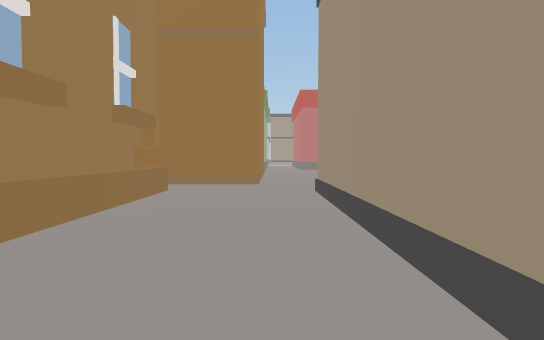
view 1 (above)

24 first-person views from a walk through a 3-D level made in the Unity game engine. The camera is 1.2 m above the floor, tilts 2° down and sees 75° across. The floor is counted in squares, 2 m on a side. Each view is taken from the middle of a square. On the plan, view 1 faces up. The plan holds only what a view shows up to about 10 squares ahead; the rest is blank. The place goes on beyond the plan.

view 2
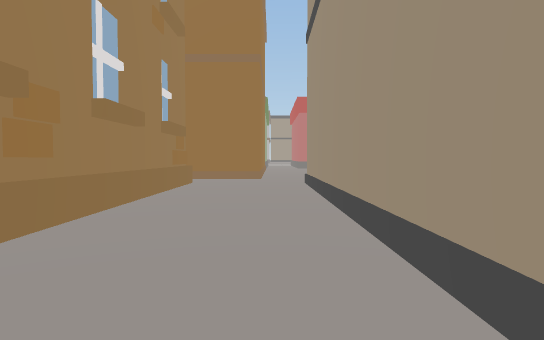

view 3
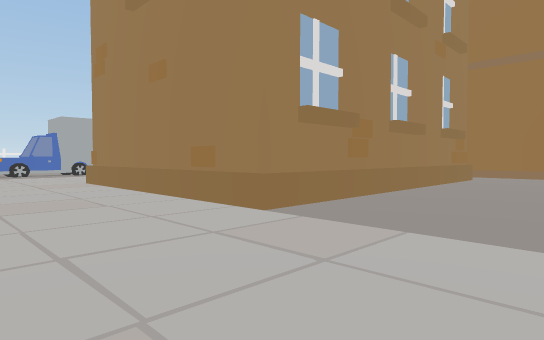

view 4
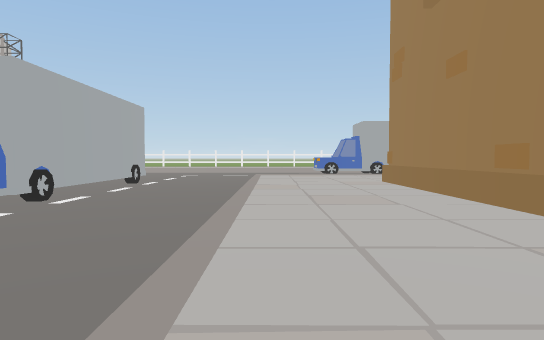

view 5
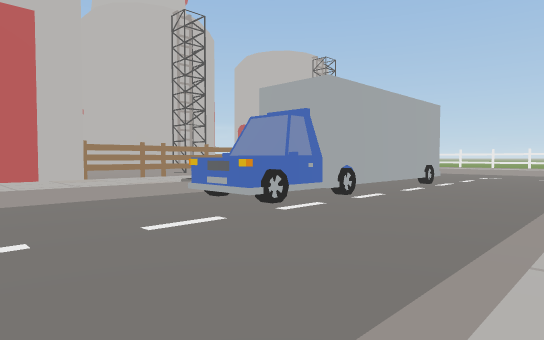

view 6
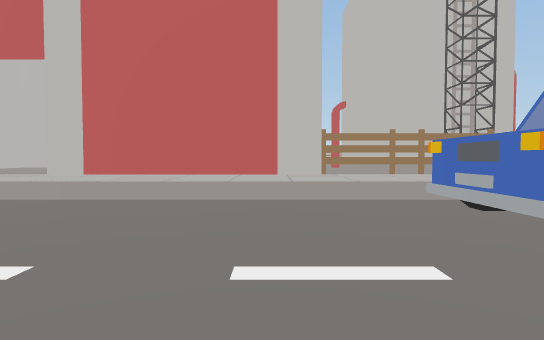

view 7
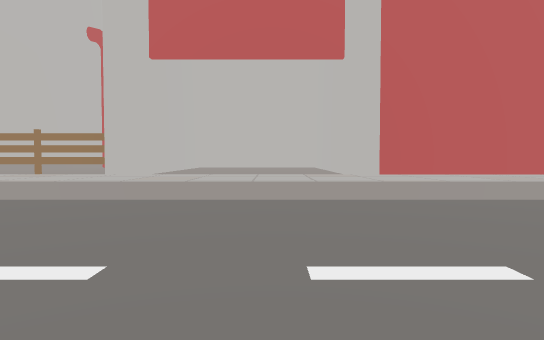

view 8
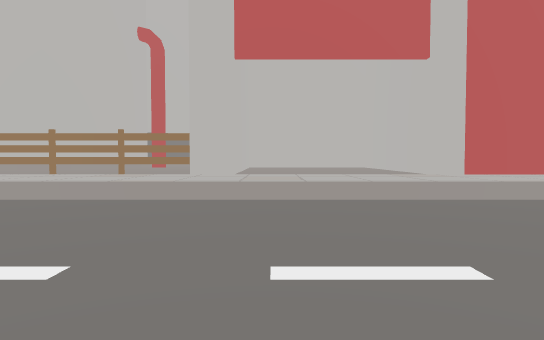

view 9
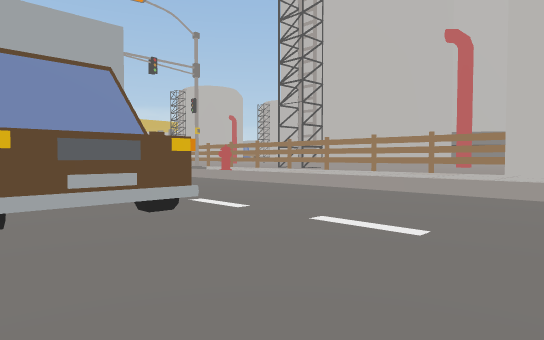

view 10
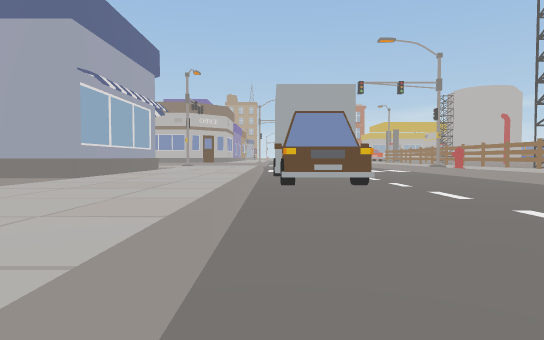

view 11
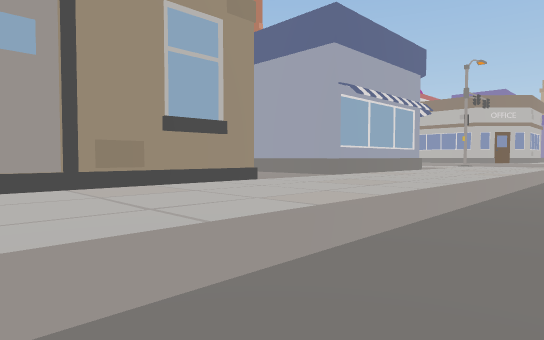

view 12
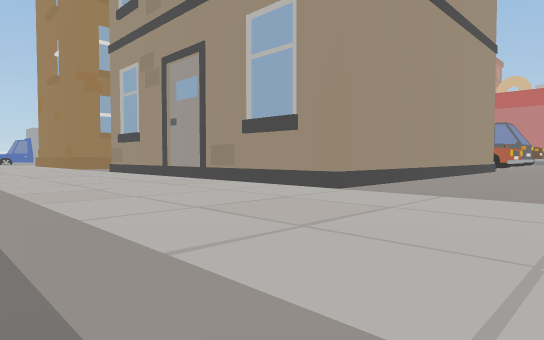

view 13
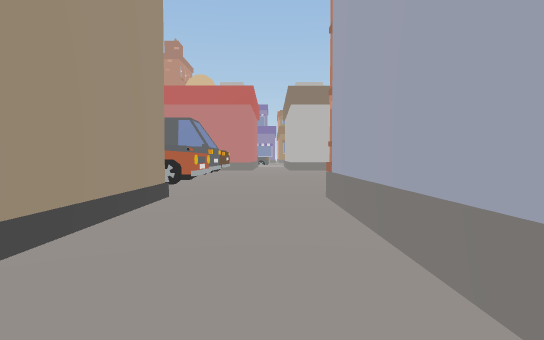

view 14
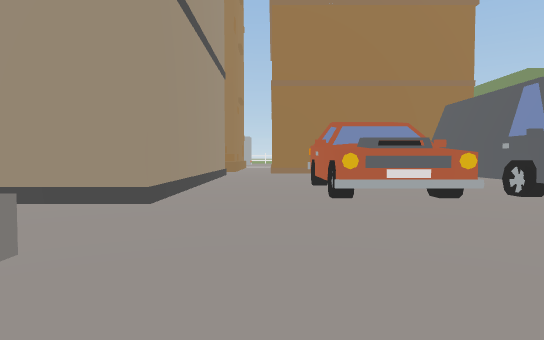

view 15
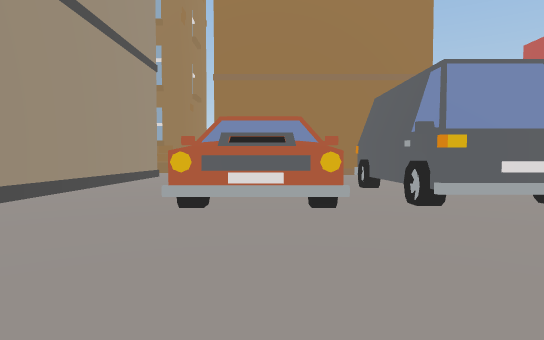

view 16
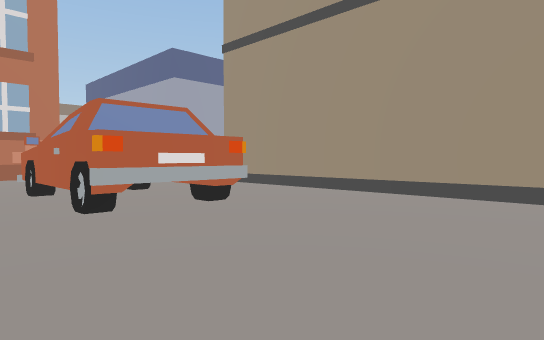

view 17
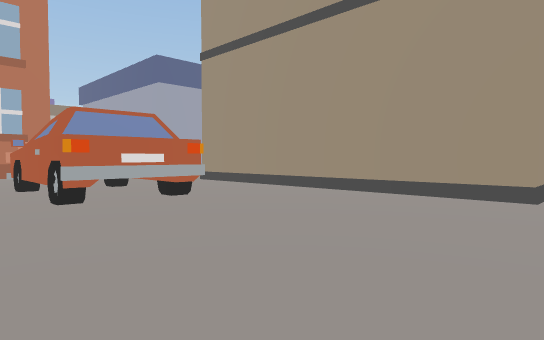

view 18
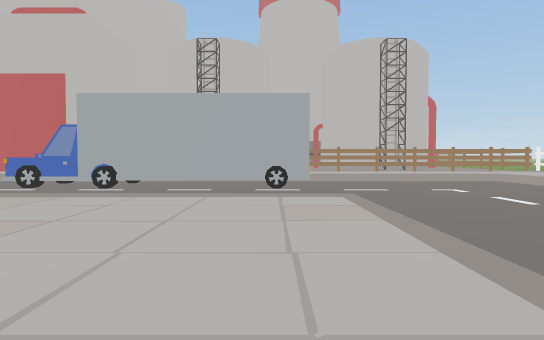

view 19
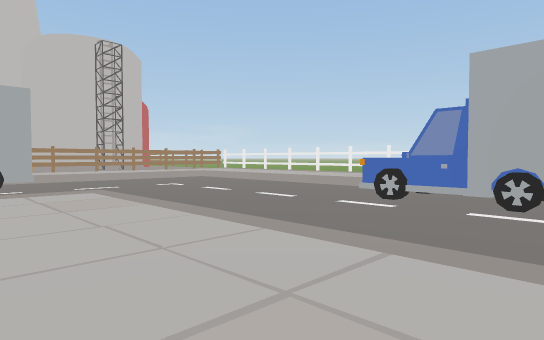

view 20
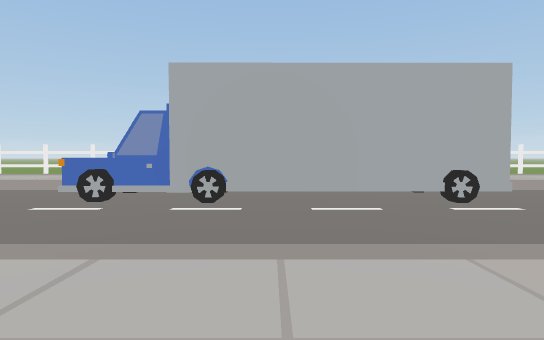

view 21
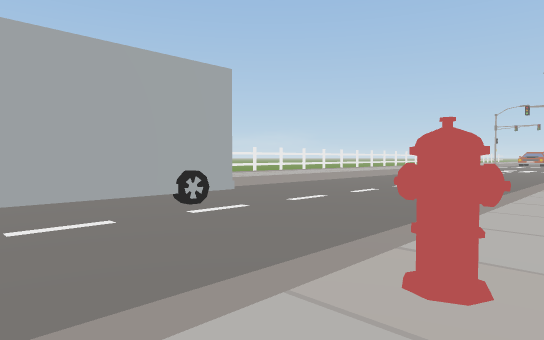

view 22
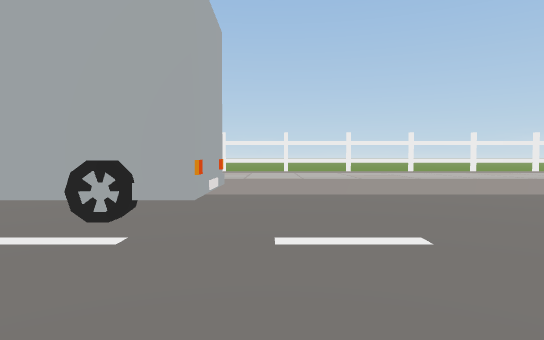

view 23
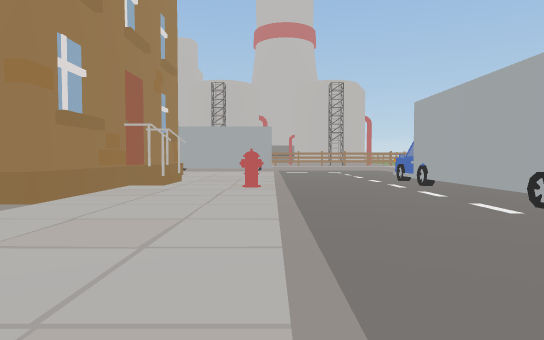

view 24
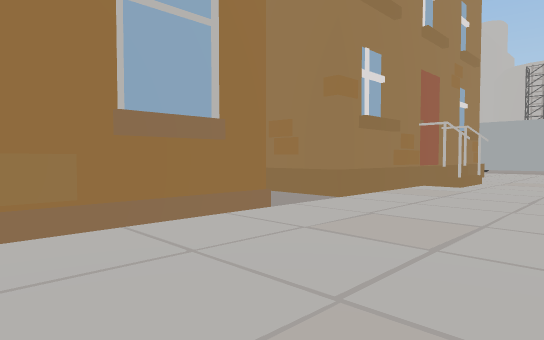

### Floor plan
Key: @ floor where view 1 was taken; # wall or solid block; . main floor; - floor 0.5 m lower than the main floor; : floor 0.75 m higher than the main floor; / step, stairs or slope; = window, fence, low wall or low ledge; H house; W wheel; Y hydrant; O other object.
Columns run from 21 left of view 1 to 14 right of it. Each row starts with its distance up from view 1.
 12 =..                  .....###O..
 11 =../- --  ...#       .......O....
 10 =../----  ...#       .....OOOO....#
  9 #../------...H       .....OOOO....H
  8 =../------...H    ###..............
  7 =../------.....    ...............
  6 #../##----...H##   H..########..#
  5      #W---...H     H..#      #..#
  4      #----Y..#     #..#      #..#
  3      #----...:     #..#      #..#
  2      #----...H     #..#      #..#
  1      #W---...#     #..#      #..#
  0      #----...H     H.@##     #..#
 -1     O#W---...H#####H..H#######..##HH
 -2      #----..........................
 -3    /------..........................
 -4   ./------..........................
 -5   ./ -----------------   --------O-#
 -6       -----------------  -------#
 -7      ------------------   ------#W
 -8     -------W---W--W----  -----------
 -9     ------#########-----------------
-10                  #W-----------------
-11                  ///////////////////
-12                  /..................
-13                  ...................
-14                  ...................
-15                 ##########....######
-16                          #....#

Positions as (right, up) in squares from view 1, and headings:
1: (0, 0), facing up
2: (0, -2), facing up
3: (1, -4), facing up-left
4: (1, -4), facing left
5: (1, -4), facing down-left
6: (-1, -6), facing down
7: (6, -6), facing down
8: (8, -6), facing down
9: (8, -5), facing down-right
10: (4, -5), facing right
11: (4, -6), facing up-right
12: (11, -5), facing up-left
13: (10, 1), facing up
14: (13, 8), facing left
15: (12, 10), facing left
16: (1, 12), facing down-right
17: (0, 12), facing down-right
18: (-10, 1), facing down
19: (-9, 2), facing down-left
20: (-9, 2), facing left
21: (-10, 2), facing up-left
22: (-12, 7), facing left
23: (-11, 11), facing down
24: (-11, 11), facing down-right
